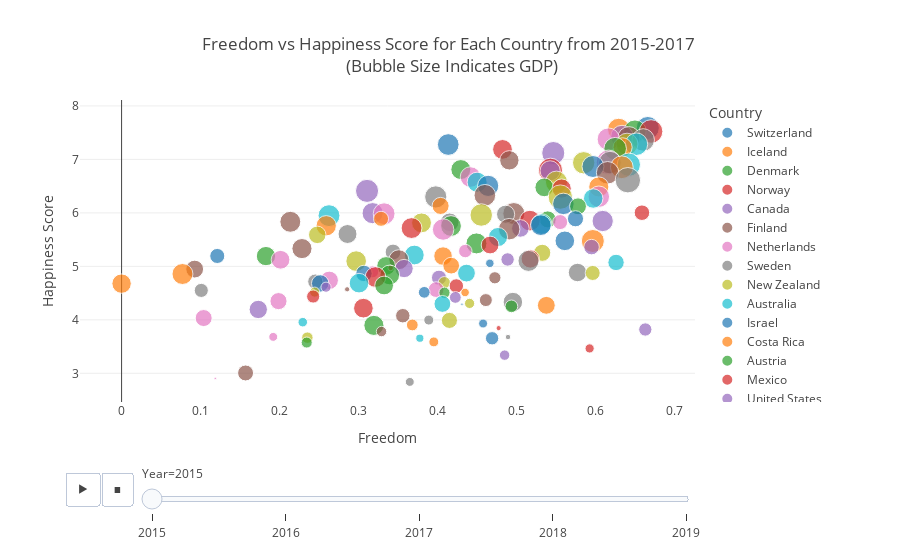

Notebook source saved alongside this figure:
### Code cell
# Relation of Freedom to Happiness Score?
fig = px.scatter(eda_df,
                x='Freedom',
                y='Happiness Score',
                size='GDP',
                color='Country',
                template='xgridoff',
                animation_frame='Year',
                labels={'Life':'Life Expectancy'},
                title='Freedom vs Happiness Score for Each Country from 2015-2017 <br> (Bubble Size Indicates GDP)')
fig.show()
